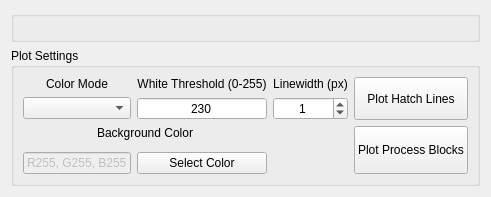
        <widget class="QWidget" name="plot_tab">
         <attribute name="title">
          <string>Hatch Visualization</string>
         </attribute>
         <layout class="QGridLayout" name="gridLayout_5" rowstretch="1,0">
          <item row="0" column="0">
           <widget class="QGroupBox" name="plot_canvas">
            <property name="title">
             <string/>
            </property>
            <property name="alignment">
             <set>Qt::AlignCenter</set>
            </property>
            <layout class="QVBoxLayout" name="verticalLayout_3"/>
           </widget>
          </item>
          <item row="1" column="0">
           <widget class="QGroupBox" name="plot_settings_frame">
            <property name="title">
             <string>Plot Settings</string>
            </property>
            <layout class="QGridLayout" name="gridLayout_16">
             <item row="1" column="0">
              <widget class="QComboBox" name="color_mode_plotting_combobox"/>
             </item>
             <item row="0" column="0">
              <widget class="QLabel" name="color_mode_plotting_label">
               <property name="text">
                <string>Color Mode</string>
               </property>
               <property name="alignment">
                <set>Qt::AlignCenter</set>
               </property>
              </widget>
             </item>
             <item row="0" column="1">
              <widget class="QLabel" name="white_threshold_plotting_label">
               <property name="text">
                <string>White Threshold (0-255)</string>
               </property>
               <property name="alignment">
                <set>Qt::AlignCenter</set>
               </property>
              </widget>
             </item>
             <item row="0" column="2">
              <widget class="QLabel" name="plot_linewidth_label">
               <property name="sizePolicy">
                <sizepolicy hsizetype="Preferred" vsizetype="Preferred">
                 <horstretch>0</horstretch>
                 <verstretch>0</verstretch>
                </sizepolicy>
               </property>
               <property name="text">
                <string>Linewidth (px)</string>
               </property>
               <property name="alignment">
                <set>Qt::AlignCenter</set>
               </property>
              </widget>
             </item>
             <item row="1" column="1">
              <widget class="QSpinBox" name="white_threshold_plotting_spinbox">
               <property name="alignment">
                <set>Qt::AlignCenter</set>
               </property>
               <property name="buttonSymbols">
                <enum>QAbstractSpinBox::NoButtons</enum>
               </property>
               <property name="maximum">
                <number>255</number>
               </property>
               <property name="value">
                <number>230</number>
               </property>
              </widget>
             </item>
             <item row="1" column="2">
              <widget class="QDoubleSpinBox" name="plot_linewidth_spinbox">
               <property name="alignment">
                <set>Qt::AlignCenter</set>
               </property>
               <property name="buttonSymbols">
                <enum>QAbstractSpinBox::UpDownArrows</enum>
               </property>
               <property name="decimals">
                <number>0</number>
               </property>
               <property name="minimum">
                <double>0.000000000000000</double>
               </property>
               <property name="maximum">
                <double>100.000000000000000</double>
               </property>
               <property name="value">
                <double>1.000000000000000</double>
               </property>
              </widget>
             </item>
             <item row="4" column="1">
              <widget class="QPushButton" name="plot_background_color_button">
               <property name="text">
                <string>Select Color</string>
               </property>
              </widget>
             </item>
             <item row="4" column="0">
              <widget class="QLineEdit" name="plot_background_color_edit">
               <property name="enabled">
                <bool>false</bool>
               </property>
               <property name="sizePolicy">
                <sizepolicy hsizetype="Preferred" vsizetype="Fixed">
                 <horstretch>0</horstretch>
                 <verstretch>0</verstretch>
                </sizepolicy>
               </property>
               <property name="maximumSize">
                <size>
                 <width>160000</width>
                 <height>16777215</height>
                </size>
               </property>
               <property name="text">
                <string>R255, G255, B255</string>
               </property>
               <property name="alignment">
                <set>Qt::AlignCenter</set>
               </property>
              </widget>
             </item>
             <item row="2" column="0" colspan="2">
              <widget class="QLabel" name="plot_background_color_label">
               <property name="text">
                <string>Background Color</string>
               </property>
               <property name="alignment">
                <set>Qt::AlignCenter</set>
               </property>
              </widget>
             </item>
             <item row="0" column="4" rowspan="2">
              <widget class="QPushButton" name="plot_hatch_button">
               <property name="sizePolicy">
                <sizepolicy hsizetype="Minimum" vsizetype="Expanding">
                 <horstretch>0</horstretch>
                 <verstretch>0</verstretch>
                </sizepolicy>
               </property>
               <property name="text">
                <string>Plot Hatch Lines</string>
               </property>
              </widget>
             </item>
             <item row="2" column="4" rowspan="3">
              <widget class="QPushButton" name="plot_process_blocks_button">
               <property name="sizePolicy">
                <sizepolicy hsizetype="Minimum" vsizetype="Preferred">
                 <horstretch>0</horstretch>
                 <verstretch>0</verstretch>
                </sizepolicy>
               </property>
               <property name="text">
                <string>Plot Process Blocks</string>
               </property>
              </widget>
             </item>
            </layout>
           </widget>
          </item>
         </layout>
        </widget>
